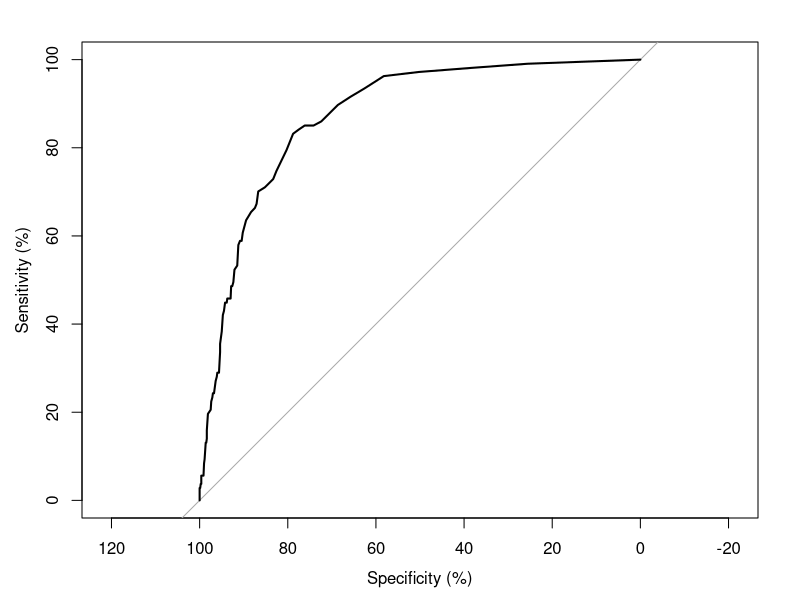
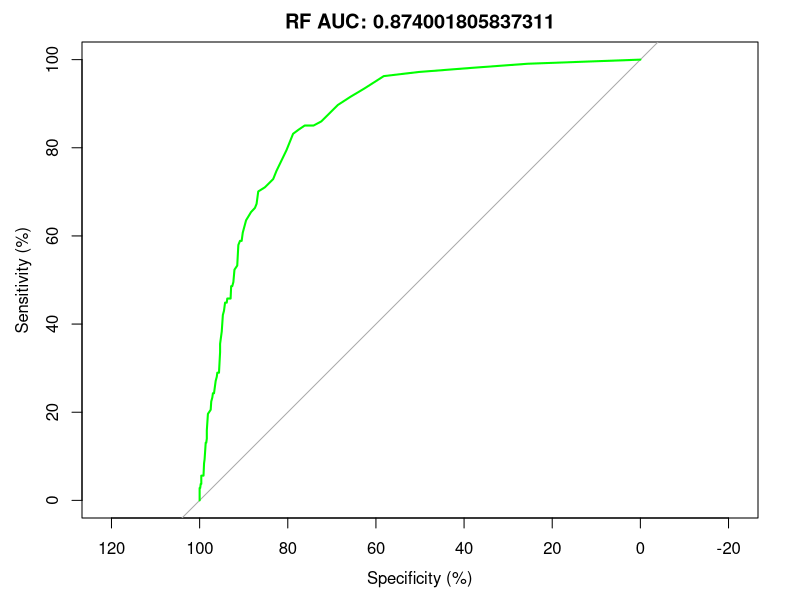
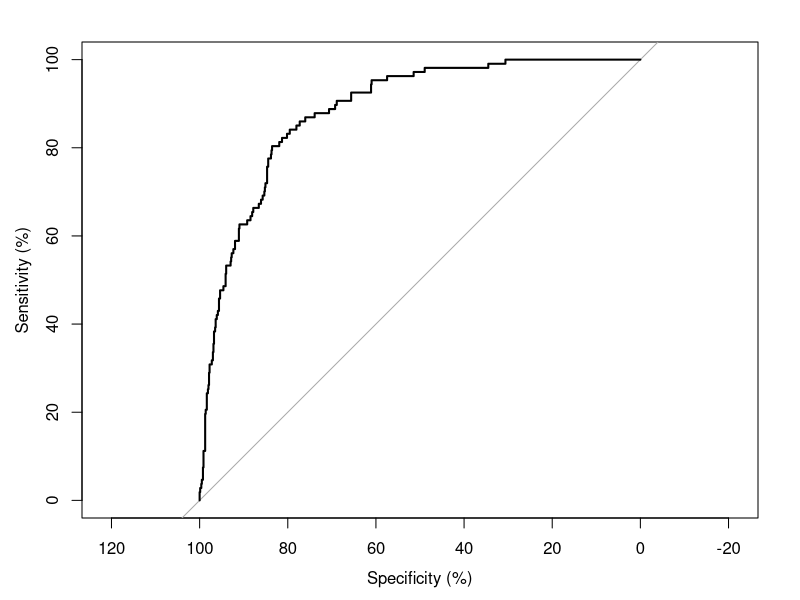
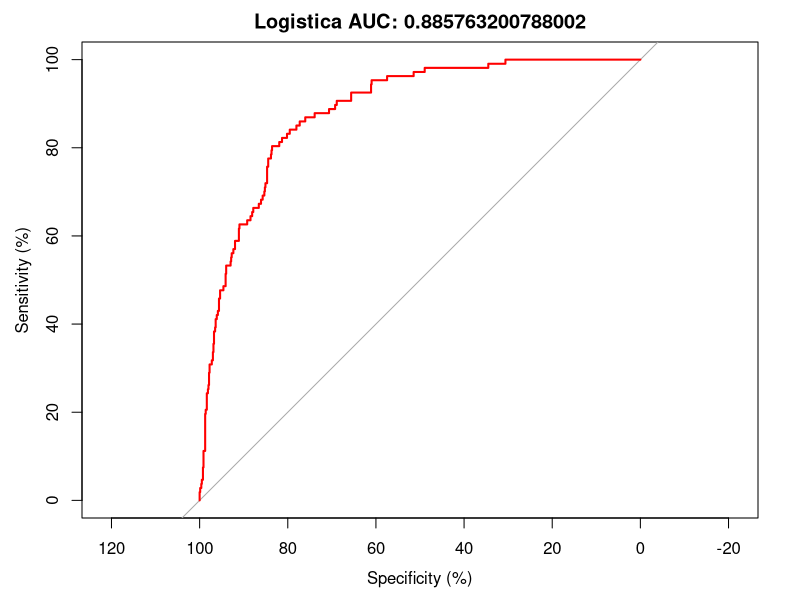

Generate these figures, in order, with R:
library(randomForest)
library(data.table)
library(pROC)

# https://www.kaggle.com/trongnghia96/bank-analysis
# age (numeric)
# job : type of job (categorical: "admin.", "unknown", "unemployed", "management", "housemaid", "entrepreneur", "student", "blue-collar", "self-employed", "retired", "technician", "services")
# marital : marital status (categorical: "married", "divorced", "single"; note: "divorced" means divorced or widowed)
# education (categorical: "unknown", "secondary", "primary", "tertiary")
# default: has credit in default? (binary: "yes", "no")
# balance: average yearly balance, in euros (numeric)
# housing: has housing loan? (binary: "yes", "no")
# loan: has personal loan? (binary: "yes", "no")
#
# contact: contact communication type (categorical: "unknown", "telephone", "cellular")
# day: last contact day of the month (numeric)
# month: last contact month of year (categorical: "jan", "feb", "mar", ..., "nov", "dec")
# duration: last contact duration, in seconds (numeric)
# campaign: number of contacts performed during this campaign and for this client (numeric, includes last contact)
# pdays: number of days that passed by after the client was last contacted from a previous campaign (numeric, -1 means client was not previously contacted)
# previous: number of contacts performed before this campaign and for this client (numeric)
# poutcome: outcome of the previous marketing campaign (categorical: "unknown","other","failure","success")
# y - has the client subscribed a term deposit? (binary: "yes","no")
 
# Carga de datos
#


datosdefault <- read.csv("./data/bancos_clean.csv")


# Convertimos la variable de respuesta en categ?rica
datosdefault$y <- as.factor(datosdefault$y)
# Eliminamos las columnas X y poutcome
drops <- c("X","poutcome")
datosdefault <- datosdefault[ , !(names(datosdefault) %in% drops)]

# Fujamos el valor de la semilla random para que la divisi?n train/test sea reproducible
set.seed(10)
# Elegimos al azar el 20% de los n?meros de fila para crear el testing set
test.ids <- sample(1:nrow(datosdefault), nrow(datosdefault)*0.2)

# Training set
datosmodelo.train <- datosdefault[-test.ids,]
# Testing set
datosmodelo.test <- datosdefault[test.ids,]

# Entrenamos un modelo randomforest
#
modeloRF <- randomForest(x = datosmodelo.train[, !(names(datosmodelo.train) %in% c("y"))], 
                           y = datosmodelo.train$y, 
                           method = "class",
                           ntree = 100, do.trace = F)
# Predecimos sobre test
#
pred.rf <- predict(modeloRF, datosmodelo.test, type = "prob")

myrocRF <- roc(response = datosmodelo.test$y, predictor = as.numeric(pred.rf[,2]), 
             percent = T, plot = T, ci = T, smooth = F)
plot(myrocRF, col= "green", main = paste0("RF AUC: ", myrocRF$auc/100))

# Ahora hacemos lo mismo pero con regresi?n log?stica

modeloLogistica <- glm(y ~.,family=binomial(link='logit'),data=datosmodelo.train)

pred.Logistica <- predict(modeloLogistica,
                          newdata=datosmodelo.test,type='response')
fitted.results <- ifelse(pred.Logistica > 0.5,1,0)

myrocLogistica <- roc(response = datosmodelo.test$y, predictor = as.numeric(pred.Logistica), 
             percent = T, plot = T, ci = T, smooth = F)
plot(myrocLogistica, col = "red", main = paste0("Logistica AUC: ", myrocLogistica$auc/100))

# Interpretabilidad. Peso de las variables, seg?n test ANOVA
anova(modeloLogistica, test="Chisq")